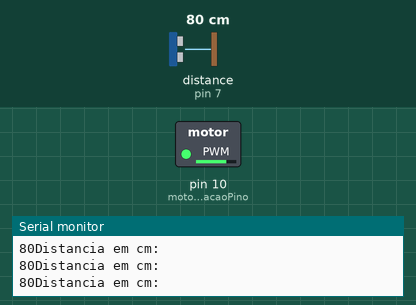
A sketch run on a simulated Arduino Uno, built with avr-gcc and run on an emulated ATmega328P. On the bench: switched loads named in the sketch (green lamp = pin HIGH), the last lines printed to the serial monitor. Wiring (inferred from the names in the program): ultrasonic range finder: trigger pin 7; echo pin 7. Inputs (shaded band) come from the test bench; at power-on: distance to the obstacle (sensor on pin 7) 80 cm. The echo pulse lasts 58.3 µs per cm.

Above: at 1.2 s.
1.3 s: distance to the obstacle (sensor on pin 7) set to 7 cm
At 2.6 s:
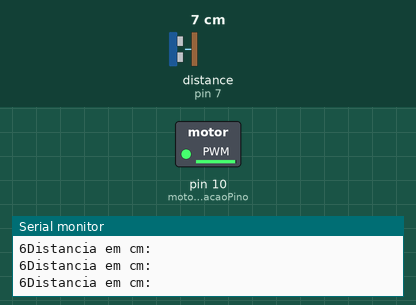
4.3 s: distance to the obstacle (sensor on pin 7) set to 4 cm
At 5.1 s:
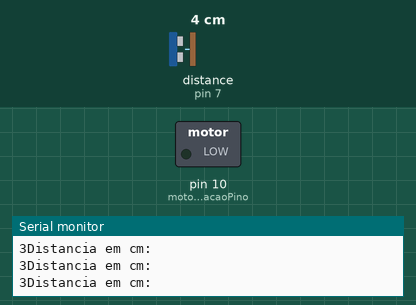
5.9 s: distance to the obstacle (sensor on pin 7) set to 120 cm
At 7.1 s:
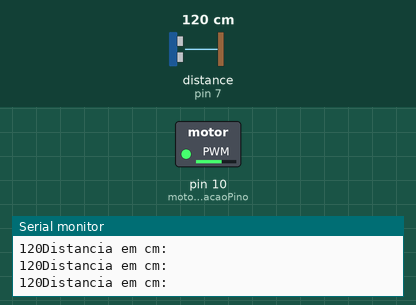
7.4 s: distance to the obstacle (sensor on pin 7) set to 250 cm
At 8.0 s:
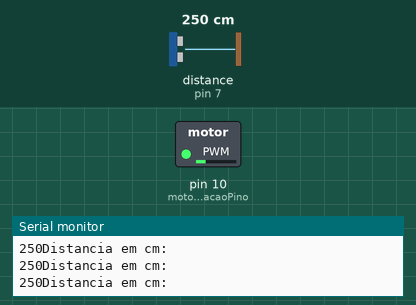
8.9 s: distance to the obstacle (sensor on pin 7) set to 2 cm
At 10.2 s:
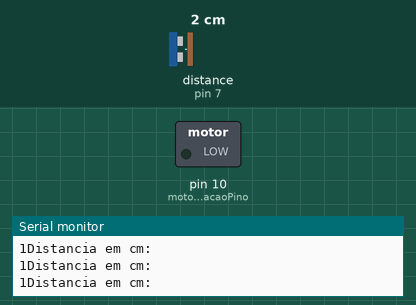
Timing chart, 0 to 11.5 s (numbered marks = the images above; inputs shaded):
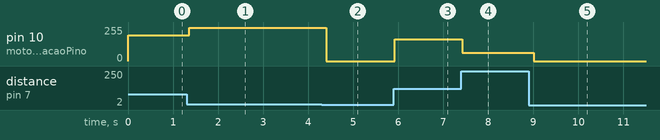

The sketch:

TesteUmDetectarSinalizar.ino
```cpp
const int sensorMaxDistance = 330;  // Maximum distance that the sensor can detect
const int sensorMinDistance = 5;    // Minimum distance that the sensor can detect
const int motorDeVibracaoPino = 10; // Vibration Motor Pin
const int pingPin = 7;              // Trigger Pin of Ultrasonic Sensor

int flag, proporcaoDaDistancia;
long duracao, distanciaEmCm;
double porcentagemDaDistancia;

void setup()
{
  Serial.begin(9600);
  pinMode(motorDeVibracaoPino, OUTPUT);
}

void loop()
{
  pinMode(pingPin, OUTPUT);
  digitalWrite(pingPin, LOW);
  delayMicroseconds(2);
  digitalWrite(pingPin, HIGH);
  delayMicroseconds(5);
  digitalWrite(pingPin, LOW);
  pinMode(pingPin, INPUT);
  // read the time of the pulse
  duracao = pulseIn(pingPin, HIGH);

  // convert the time into a distance
  distanciaEmCm = microssegundosParaCentimetros(duracao);

  // if the distance is different from the previous distance, calculate the proportion of the distance and turn on the vibration motor
  if (flag != distanciaEmCm)
  {
    porcentagemDaDistancia = (double)distanciaEmCm / sensorMaxDistance;

    proporcaoDaDistancia = porcentagemDaDistancia * 12;
    Serial.print("Pin Proportion: ");
    Serial.print(proporcaoDaDistancia);
    Serial.println();

    // if the distance is less than 5 cm or more than 330 cm, turn off the vibration motor
    if (distanciaEmCm <= sensorMaxDistance && distanciaEmCm >= sensorMinDistance)
    {
      for (int i = 0; i <= proporcaoDaDistancia; i++)
      {
        analogWrite(motorDeVibracaoPino, 255 - (porcentagemDaDistancia * 255));
        Serial.print(255 - (porcentagemDaDistancia * 255));
        Serial.println();
      }
      delay(300);
    }
    else
    {
      analogWrite(motorDeVibracaoPino, 0);
    }
  }
  // update the flag with the current distance
  flag = distanciaEmCm;

  Serial.print(distanciaEmCm);
  Serial.print("Distancia em cm:");
  Serial.println();

  delay(100);
}

long microssegundosParaCentimetros(long microssegundos)
{
  return microssegundos / 29 / 2;
}
```

Measured:
- the behaviour switches between 6 and 5 cm on distance to the obstacle (sensor on pin 7) (found by bisection; images 1 and 2)
- after the input at 1.3 s, pin 10 (motorDeVibracaoPino): 193/255 → 250/255 after 0.06 s
- after the input at 4.3 s, pin 10 (motorDeVibracaoPino): 250/255 → 0/255 after 0.10 s
- after the input at 5.9 s, pin 10 (motorDeVibracaoPino): 0/255 → 162/255 at once
- after the input at 7.4 s, pin 10 (motorDeVibracaoPino): 162/255 → 61/255 at once
- after the input at 8.9 s, pin 10 (motorDeVibracaoPino): 61/255 → 0/255 after 0.11 s
